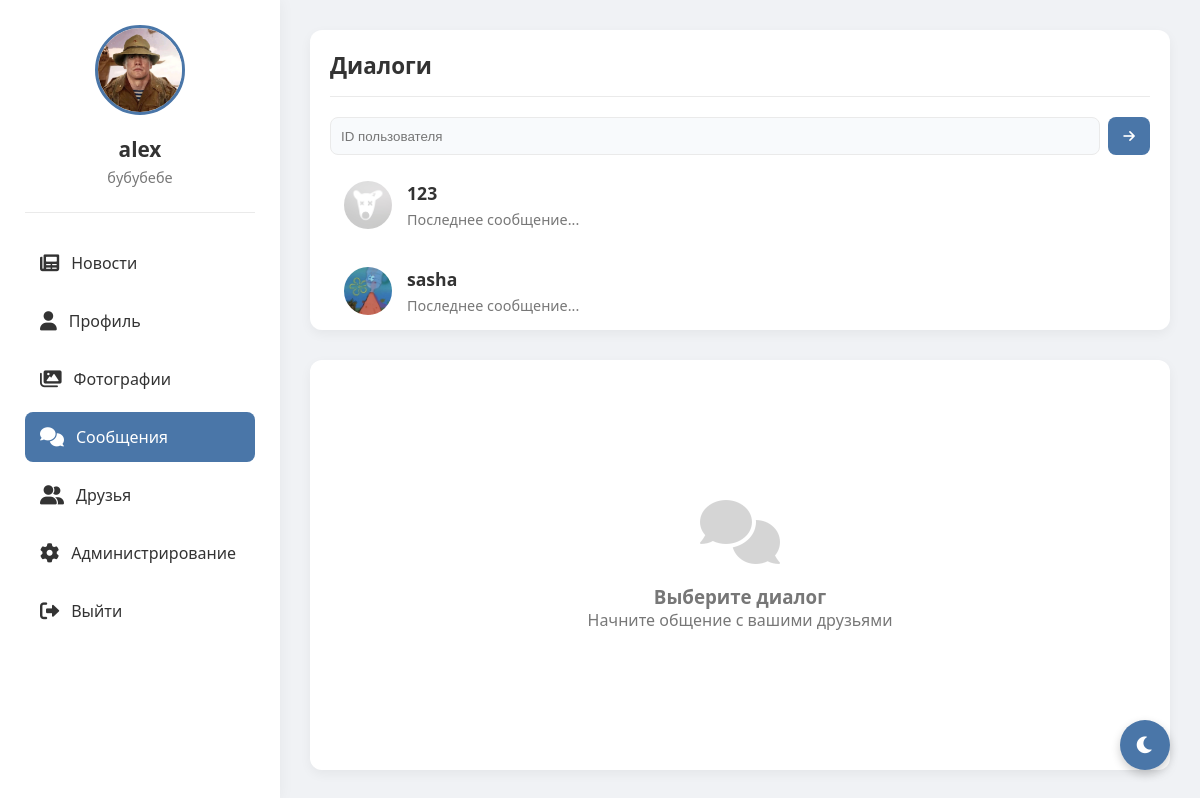
/messages (signed in), run on an earlier commit of the app's database.
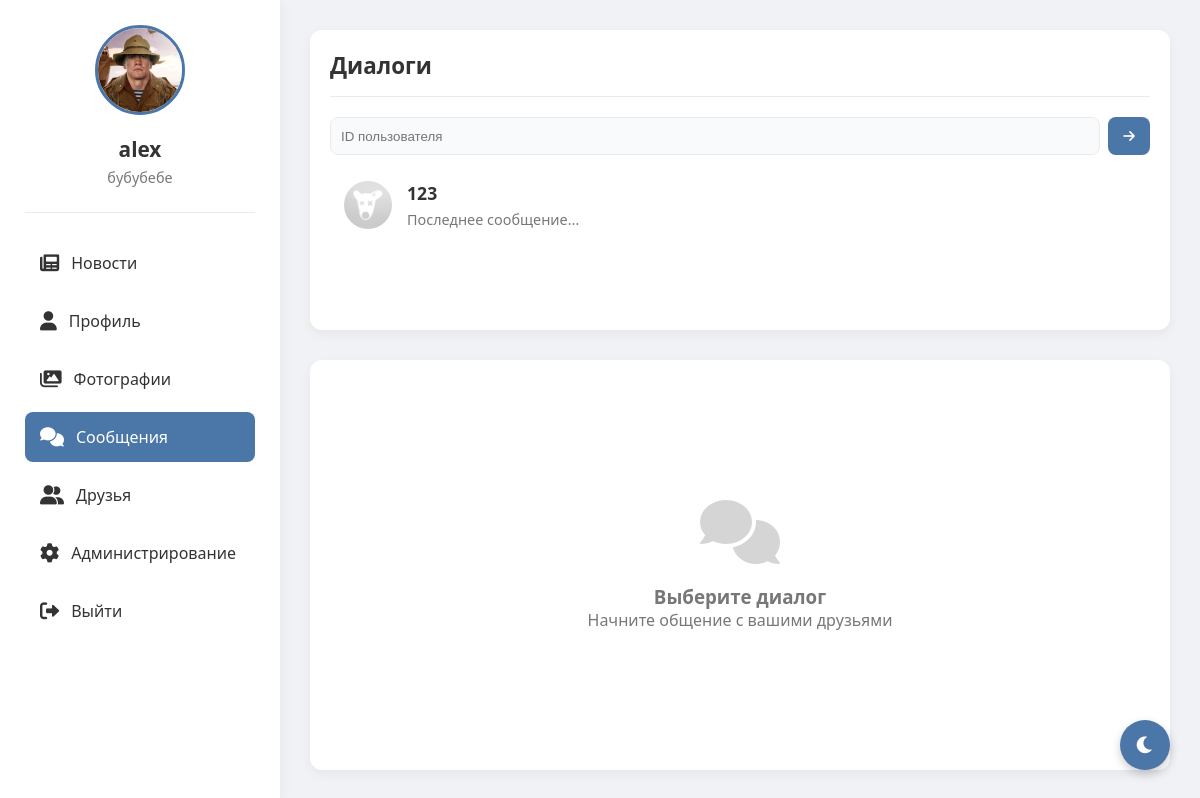
And on a later commit of the database.
### tables this page shows
CREATE TABLE users (
                id INTEGER PRIMARY KEY AUTOINCREMENT,
                username TEXT UNIQUE NOT NULL,
                password TEXT NOT NULL,
                email TEXT,
                bio TEXT,
                avatar TEXT, role TEXT DEFAULT 'user' CHECK(role IN ('admin', 'moderator', 'user')), is_online BOOLEAN DEFAULT FALSE, last_seen DATETIME, banner TEXT, is_blocked BOOLEAN DEFAULT 0, block_reason TEXT);

### routes/messages.py (the view, shortened to what this page needs)
@bp.route('/messages')
@bp.route('/messages/<int:friend_id>')
def messages(friend_id=None):
    if 'user_id' not in session:
        return redirect(url_for('auth.index'))
    user_id = session['user_id']
    conn = get_db()
    c = conn.cursor()
    c.execute("SELECT * FROM users WHERE id = ?", (user_id,))
    user = c.fetchone()
    c.execute('''SELECT users.id, users.username, users.avatar, users.is_online, users.last_seen
                FROM friends
                JOIN users ON friends.friend_id = users.id
                WHERE friends.user_id = ? AND friends.status = 'accepted'
                UNION
                SELECT users.id, users.username, users.avatar, users.is_online, users.last_seen
                FROM friends
                JOIN users ON friends.user_id = users.id
                WHERE friends.friend_id = ? AND friends.status = 'accepted'
                ORDER BY username''', (user_id, user_id))
    friends = c.fetchall()
    messages = []
    active_friend = None
    conn.close()
    return render_template('messages.html',
                         user=user,
                         friends=friends,
                         messages=messages,
                         friend_id=friend_id,
                         active_friend=active_friend,
                         active_page='messages')

### app.py (called while the page is built)
@app.before_request
def enforce_account_block():
    try:
        if request.path.startswith('/static') or request.path.startswith('/socket.io'):
            return None
        if request.endpoint in {'auth.blocked', 'auth.index', 'static.static_files'}:
            return None
        if 'user_id' not in session:
            return None
        from models import get_db
        conn = get_db()
        c = conn.cursor()
        c.execute('SELECT is_blocked, block_reason FROM users WHERE id = ?', (session['user_id'],))
        row = c.fetchone()
        conn.close()
        if row and row['is_blocked']:
            reason = row['block_reason'] or 'Профиль заблокирован администратором'
            return render_template('blocked.html', reason=reason)
    except Exception:
        return None

### models.py (called while the page is built)
def get_db():
    conn = sqlite3.connect('social_network.db')
    conn.row_factory = sqlite3.Row
    return conn

### templates/messages.html (shortened to what the changed rows need)
<!DOCTYPE html>
<html lang="ru">
<head>
    <link href="https://cdnjs.cloudflare.com/ajax/libs/font-awesome/6.0.0/css/all.min.css" rel="stylesheet">
</head>
<body>
    <div class="app-container">
        <div class="content">
            <div class="friends-list">
                <h2>Диалоги</h2>
                {% for friend in friends %}
                <div class="friend-item {% if friend_id == friend[0] %}active{% endif %}" onclick="location.href='{{ url_for('messages.messages', friend_id=friend[0]) }}'">
                    <img src="{% if friend[2] %}{{ url_for('static', filename='uploads/' + friend[2]) }}{% else %}{{ url_for('static', filename='uploads/default_avatar.png') }}{% endif %}"
                         alt="Avatar"
                         onerror="this.onerror=null; this.src='{{ url_for('static', filename='uploads/default_avatar.png') }}'">
                    <div class="friend-info">
                        <h3>{{ friend[1] }}</h3>
                        <p>Последнее сообщение...</p>
                    </div>
                </div>
                {% endfor %}
            </div>
        </div>
    </div>
</body>
</html>

What changed in the data, as far as the page shows it:
removed users: avatar (picture), username "sasha"
